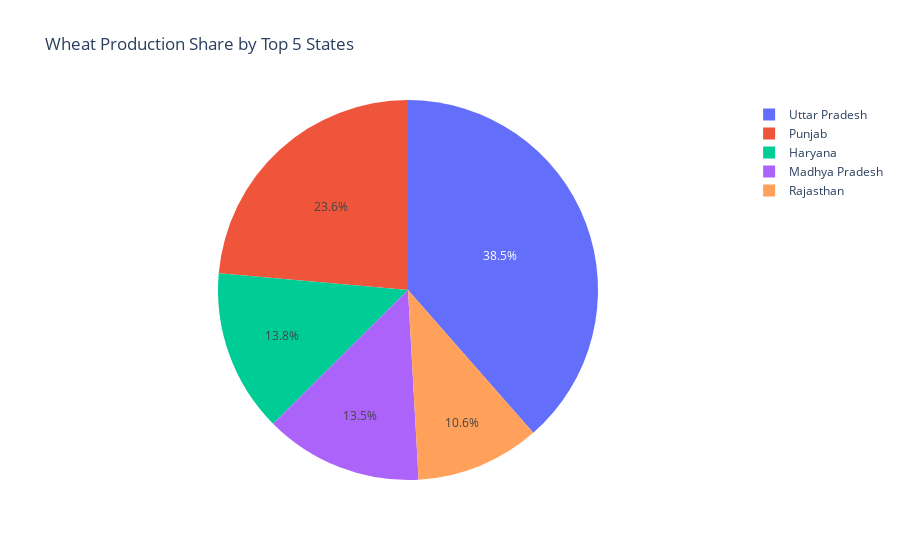

Notebook code for this chart:
### Code cell
#PIE CHART
fig = px.pie(
    top_wheat_states,
    names="State Name",
    values="WHEAT PRODUCTION (tons)",
    title="Wheat Production Share by Top 5 States"
)
fig.show()

### Figure 1 — Plotly figure (JSON) as saved in the notebook; plotly's stock layout.template omitted (floating-point values rounded to 4 significant figures)
{"data": [{"domain": {"x": [0, 1], "y": [0, 1]}, "hovertemplate": "State Name=%{label}<br>WHEAT PRODUCTION (tons)=%{value}<extra></extra>", "labels": ["Uttar Pradesh", "Punjab", "Haryana", "Madhya Pradesh", "Rajasthan"], "legendgroup": "", "name": "", "showlegend": true, "type": "pie", "values": [970200000.0, 593800000.0, 348400000.0, 338600000.0, 266000000.0]}], "layout": {"legend": {"tracegroupgap": 0}, "title": {"text": "Wheat Production Share by Top 5 States"}}}
